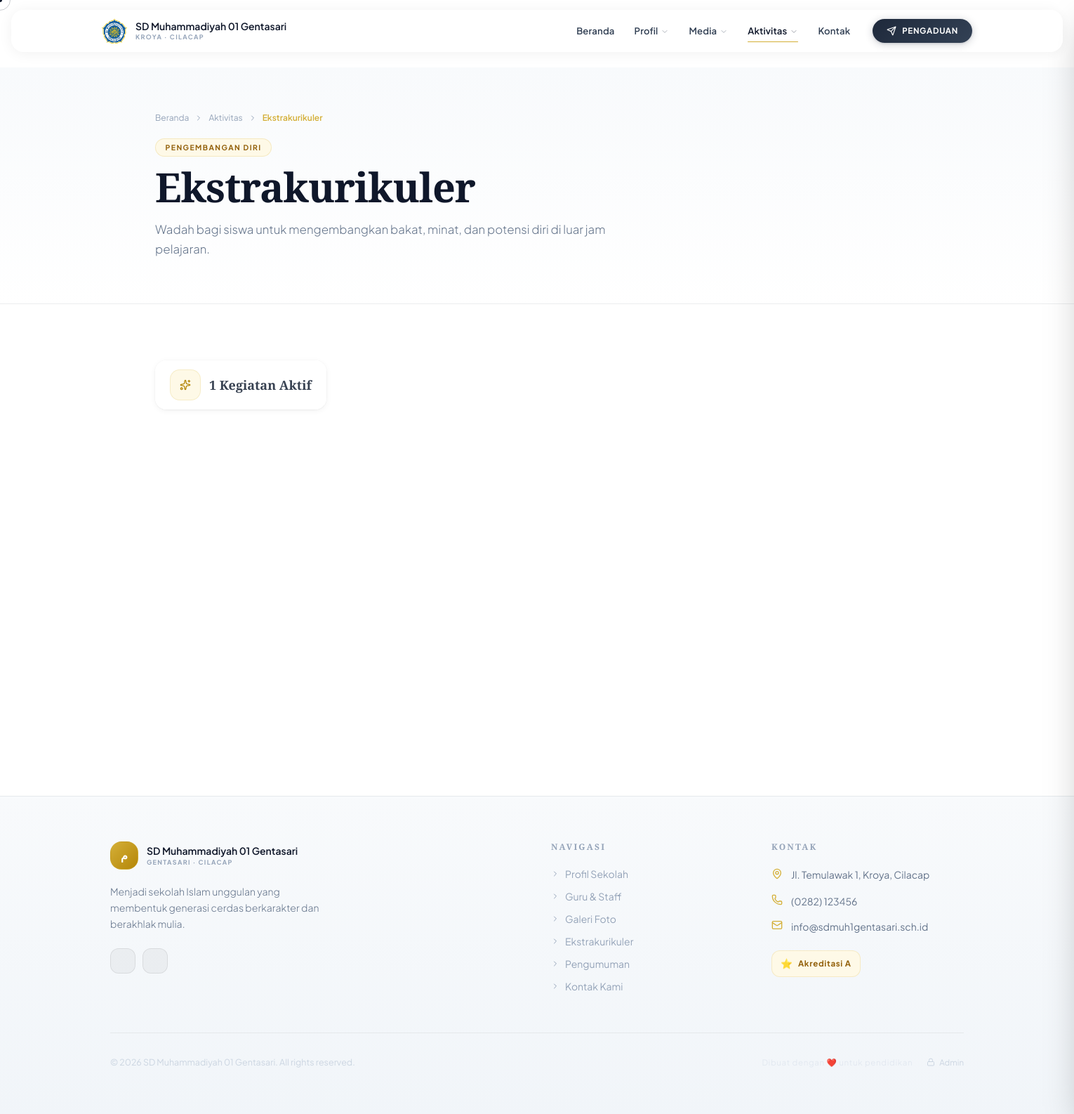
Page /pages/aktivitas/ekskul.php on the committed database.
### tables this page shows
CREATE TABLE `school_profile`  (
  `id` int(10) UNSIGNED NOT NULL AUTO_INCREMENT,
  `school_name` varchar(200) NOT NULL,
  `npsn` varchar(20) NULL DEFAULT NULL,
  `address` text NULL,
  `village` varchar(100) NULL DEFAULT NULL,
  `district` varchar(100) NULL DEFAULT NULL,
  `city` varchar(100) NULL DEFAULT NULL,
  `province` varchar(100) NULL DEFAULT NULL,
  `postal_code` varchar(10) NULL DEFAULT NULL,
  `phone` varchar(30) NULL DEFAULT NULL,
  `email` varchar(120) NULL DEFAULT NULL,
  `website` varchar(200) NULL DEFAULT NULL,
  `logo` varchar(255) NULL DEFAULT NULL,
  `hero_image` varchar(255) NULL DEFAULT NULL,
  `visi` text NULL,
  `misi` text NULL,
  `sejarah` longtext NULL,
  `akreditasi` varchar(10) NULL DEFAULT NULL,
  `tahun_berdiri` year NULL DEFAULT NULL,
  `facebook` varchar(200) NULL DEFAULT NULL,
  `instagram` varchar(200) NULL DEFAULT NULL,
  `youtube` varchar(200) NULL DEFAULT NULL,
  `maps_embed` text NULL,
  `updated_at` timestamp(0) NOT NULL DEFAULT current_timestamp(0) ON UPDATE CURRENT_TIMESTAMP(0),
  PRIMARY KEY (`id`) USING BTREE
);

### includes/header.php (shortened to what the rows shown need)
<?php
require_once ROOT_PATH . '/config.php';
$pageTitle     = $pageTitle     ?? APP_NAME;
$activePage    = $activePage    ?? '';
$pageHeroTitle = $pageHeroTitle ?? $pageTitle;
try {
    $profileData = db()->query("SELECT * FROM school_profile LIMIT 1")->fetch() ?: [];
    $logoSrc     = !empty($profileData['logo']) ? UPLOAD_URL . 'logos/' . $profileData['logo'] : null;
    $siteName    = $profileData['school_name'] ?? APP_NAME;
    $desa        = $profileData['district'] ?? 'Kroya';
    $kota        = $profileData['city'] ?? 'Cilacap';
    $schoolAddress = $desa . ' · ' . $kota;
} catch (Exception $e) {
    $profileData = [];
    $logoSrc     = null;
    $siteName    = APP_NAME;
    $schoolAddress = '';
    $tahunBerdiri  = '1962';
}
?>
<!DOCTYPE html>
<html lang="id" class="scroll-smooth">
<head>
    <script src="https://cdn.tailwindcss.com"></script>
    <link rel="stylesheet" href="<?= APP_URL ?>/assets/css/light3d.css">
</head>
<body class="light-mode bg-white overflow-x-hidden">
<nav id="navbar" class="navbar-light transition-all duration-300">
    <div class="max-w-7xl mx-auto px-4 sm:px-5">
        <div class="flex items-center justify-between" style="height:58px; transition: height .3s cubic-bezier(.22,1,.36,1);">
            <a href="<?= APP_URL ?>/index.php" class="flex items-center gap-3 group flex-shrink-0">
                <?php if ($logoSrc): ?>
                    <img src="<?= $logoSrc ?>" alt="Logo <?= e($siteName) ?>"
                         class="w-9 h-9 object-contain group-hover:scale-105 transition-transform duration-200">
                <?php endif; ?>
                <div class="hidden sm:block">
                    <div class="text-sm font-semibold leading-tight" style="color:#0f172a;"><?= e($siteName) ?></div>
                    <div class="text-[9px] tracking-widest uppercase font-bold" style="color:#94a3b8; letter-spacing:.15em;"><?= e($schoolAddress) ?></div>
                </div>
            </a>
        </div>
    </div>
</nav>
<div class="page-wrapper <?= $activePage === 'beranda' ? '' : 'pt-20 md:pt-24' ?>">
<?php if ($activePage !== 'beranda'): ?>
<section class="page-hero-light relative overflow-hidden py-16">
    <div class="max-w-6xl mx-auto px-4 sm:px-6 lg:px-8 relative z-10">
        <h1 class="font-display font-bold mb-4"
            style="font-size:clamp(2.2rem, 5vw, 3.6rem); line-height:1.08; letter-spacing:-0.02em; color:#0f172a;
                   opacity:0; animation:fadeUp .7s .15s ease forwards;">
            <?= e($pageHeroTitle) ?>
        </h1>
    </div>
</section>
<?php endif; ?>

### includes/footer.php (shortened to what the rows shown need)
<?php
$siteName = $profileData['school_name'] ?? APP_NAME;
?>
<footer class="footer-light">
    <div class="max-w-7xl mx-auto px-4 sm:px-6 lg:px-8 py-16">
        <div class="grid md:grid-cols-2 lg:grid-cols-4 gap-10">
            <div class="lg:col-span-2">
                <div class="flex items-center gap-3 mb-5">
                    <div>
                        <div class="text-sm font-semibold" style="color:#0f172a;"><?= e($siteName) ?></div>
                        <div class="text-[9px] tracking-widest uppercase font-bold" style="color:#94a3b8; letter-spacing:.15em;">
                            Gentasari · Cilacap
                        </div>
                    </div>
                </div>
            </div>
            <div>
                <ul class="space-y-4">
                    <?php if (!empty($profileData['address'])): ?>
                    <li class="flex gap-3 text-sm" style="color:#64748b;">
                        <i data-lucide="map-pin" class="w-4 h-4 flex-shrink-0 mt-0.5" style="color:#d4af37;"></i>
                        <span class="leading-relaxed">
                            <?= e($profileData['address'].', '.($profileData['district']??'').', '.($profileData['city']??'')) ?>
                        </span>
                    </li>
                    <?php endif; ?>
                    <?php if (!empty($profileData['phone'])): ?>
                    <li class="flex gap-3 text-sm" style="color:#64748b;">
                        <i data-lucide="phone" class="w-4 h-4 flex-shrink-0" style="color:#d4af37;"></i>
                        <a href="tel:<?= e($profileData['phone']) ?>" class="hover:text-gray-800 transition-colors">
                            <?= e($profileData['phone']) ?>
                        </a>
                    </li>
                    <?php endif; ?>
                    <?php if (!empty($profileData['email'])): ?>
                    <li class="flex gap-3 text-sm" style="color:#64748b;">
                        <i data-lucide="mail" class="w-4 h-4 flex-shrink-0" style="color:#d4af37;"></i>
                        <a href="mailto:<?= e($profileData['email']) ?>" class="hover:text-gray-800 transition-colors">
                            <?= e($profileData['email']) ?>
                        </a>
                    </li>
                    <?php endif; ?>
                </ul>
            </div>
        </div>
        <div class="mt-14 pt-8 flex flex-col sm:flex-row items-center justify-between gap-4"
             style="border-top:1px solid rgba(0,0,0,0.06);">
            <p style="color:#cbd5e1; font-size:.78rem;">
                &copy; <?= date('Y') ?> <?= e($siteName) ?>. All rights reserved.
            </p>
            <div class="flex items-center gap-5">
                <span style="font-size:.72rem; color:#e2e8f0; letter-spacing:.06em;">
                </span>
                <a href="<?= APP_URL ?>/admin/login.php"
                   class="flex items-center gap-1.5 transition-colors"
                   style="color:#cbd5e1; font-size:.72rem;"
                   onmouseover="this.style.color='#94a3b8'" onmouseout="this.style.color='#cbd5e1'">
                </a>
            </div>
        </div>
    </div>
</footer>
</div>
</body>
</html>

### rows in the picture
school_profile: logo (picture), school_name "SD Muhammadiyah 01 Gentasari", schoolAddress "KROYA · CILACAP", address+district+city "Jl. Temulawak 1, Kroya, Cilacap", phone "(0282) 123456", email "info@sdmuh1gentasari.sch.id"

### other values in the picture
$label "Profil"
$label "Media"
$label "Aktivitas"
$breadcrumbParent "Aktivitas"
$pageTitle "Ekstrakurikuler"
$pageHeroLabel "PENGEMBANGAN DIRI"
$pageHeroTitle "Ekstrakurikuler"
$pageHeroSub "Wadah bagi siswa untuk mengembangkan bakat, minat, dan potensi diri di luar jam pelajaran."
count($ekskuls) "1"
$l[1] "Profil Sekolah"
$l[1] "Guru & Staff"
$l[1] "Galeri Foto"
$l[1] "Ekstrakurikuler"
$l[1] "Pengumuman"
$l[1] "Kontak Kami"
